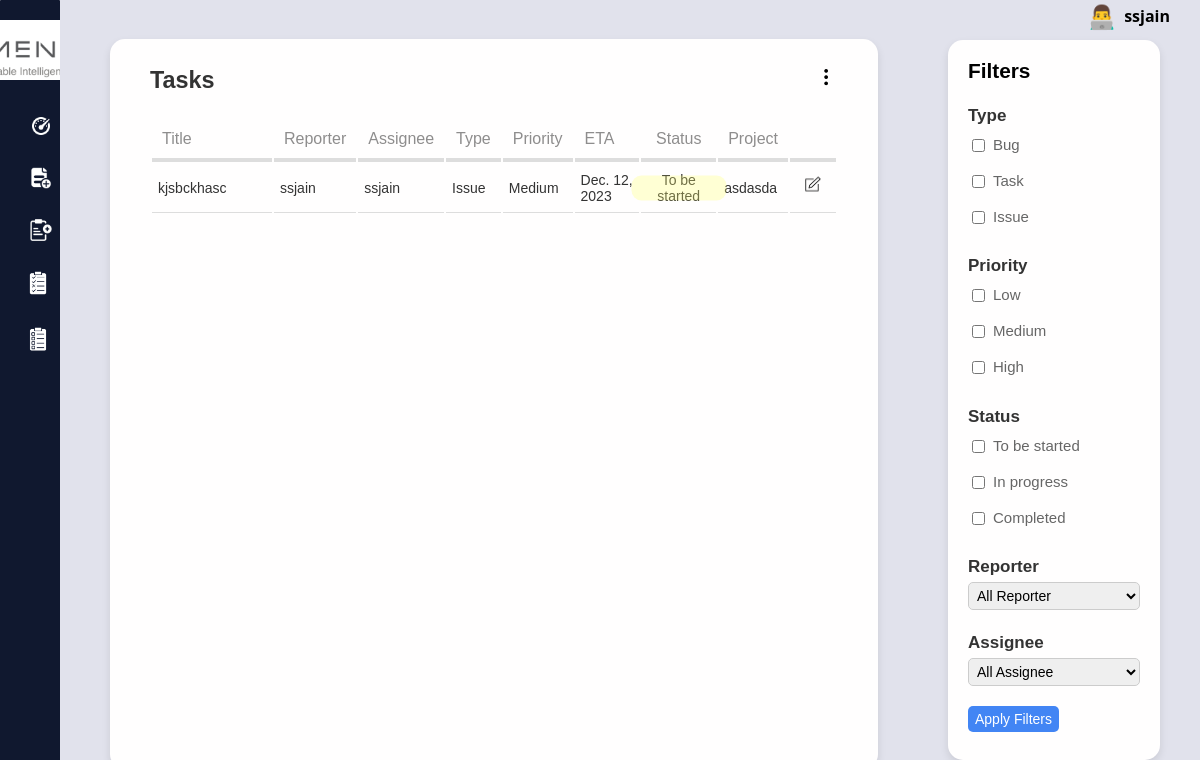
The page /task/ (signed in) on the database its author committed.
### taskmanager/models.py (models this page shows, shortened)
class TmUser(AbstractBaseUser, PermissionsMixin):
    tm_user_id = AutoField(primary_key=True)
    username = CharField(max_length=255, unique=True)
    email = EmailField(max_length=255, unique=True)
    created_on = DateField(default=now, editable=False)
    modified_by = IntegerField(null=True, blank=True)
    modified_on = DateField(null=True, blank=True)
    is_active = BooleanField(default=True)
    is_staff = BooleanField(default=False)
    USERNAME_FIELD = "email"
    REQUIRED_FIELDS = ["username"]
    objects = TmUserManager()
    def __str__(self):
        return self.username
    class Meta:
        db_table = 'tm_user'

class TmTask(Model):
    tm_task_id = AutoField(primary_key=True)
    tm_task_info = ForeignKey(
        TmTaskInfo, on_delete=CASCADE, null=True, blank=True
    )
    tm_status = ForeignKey(TmStatus, on_delete=CASCADE)
    tm_project = ForeignKey(TmProject, on_delete=CASCADE)
    tm_priority = ForeignKey(TmPriority, on_delete=CASCADE)
    tm_user = ForeignKey(TmUser, on_delete=CASCADE, null=True, blank=True)
    tm_source_info = ForeignKey(
        TmSourceInfo, on_delete=CASCADE, null=True, blank=True
    )
    tm_task_type = ForeignKey(TmTaskType, on_delete=CASCADE)
    created_on = DateField(default=now, editable=False)
    modified_on = DateField(auto_now=True)
    is_active = BooleanField(default=True)
    class Meta:
        db_table = 'tm_task'

class TmTaskInfo(Model):
    default_user = get_user_model().objects.get(username="ssjain")
    tm_task_info_id = AutoField(primary_key=True)
    task_title = CharField(max_length=255)
    task_description = TextField(null=True, blank=True)
    start_date = DateField(default=now)
    end_date = DateField(default=now)
    close_date = DateField(default=now, blank=True)
    label = CharField(max_length=255, null=True, blank=True)
    created_by = ForeignKey(
        TmUser,
        on_delete=SET_DEFAULT,
        default=default_user,
        null=True,
        related_name="reporter",
    )
    created_on = DateField(default=now, editable=False)
    modified_by = ForeignKey(
        TmUser,
        on_delete=SET_DEFAULT,
        default=default_user,
        null=True,
        blank=True,
        related_name="assignee",
    )
    modified_on = DateField(default=now, blank=True)
    is_active = BooleanField(default=True)
    class Meta:
        db_table = 'tm_task_info'

class TmTaskType(Model):
    tm_task_type_id = AutoField(primary_key=True)
    task_type_name = CharField(max_length=250)
    task_type_description = TextField()
    created_on = DateField(default=now, editable=False)
    modified_on = DateField(default=now)
    is_active = BooleanField(default=True)
    def __str__(self):
        return self.task_type_name
    class Meta:
        db_table = 'tm_task_type'

class TmPriority(Model):
    tm_priority_id = AutoField(primary_key=True)
    priority_name = CharField(max_length=255, null=True, blank=True)
    created_on = DateField(default=now, editable=False)
    modified_on = DateField(default=now)
    is_active = BooleanField(default=True)
    def __str__(self):
        return self.priority_name
    class Meta:
        db_table = 'tm_priority'

class TmStatus(Model):
    tm_status_id = AutoField(primary_key=True)
    status_name = CharField(max_length=255, null=True, blank=True)
    colour = CharField(max_length=255, default="green")
    created_on = DateField(default=now, editable=False)
    modified_on = DateField(default=now)
    is_active = BooleanField(default=True)
    def __str__(self):
        return self.status_name
    class Meta:
        db_table = 'tm_status'

class TmProject(Model):
    tm_project_id = AutoField(primary_key=True)
    project_name = CharField(max_length=255)
    project_description = TextField()
    start_date = DateField(null=True, blank=True, default=now)
    end_date = DateField(null=True, blank=True)
    created_by = ForeignKey(
        TmUser, on_delete=SET_NULL, null=True, related_name="project_created_by"
    )
    created_on = DateField(default=now, editable=False)
    modified_by = ForeignKey(
        TmUser, on_delete=SET_NULL, null=True, related_name="project_modified_by"
    )
    modified_on = DateField(default=now)
    def __str__(self):
        return self.project_name
    class Meta:
        db_table = 'tm_project'

### taskmanager/views.py (the view)
# urls.py: 2. Add a URL to urlpatterns:  path('', views.home, name='home')
@login_required(login_url="login")
def home(req):
    logger.info(f" {settings.BASE_DIR}")
    tm_tasks = TmTask.objects.all().order_by("tm_status")
    tm_task_form = TmTaskForm()
    tm_task_info_form = TmTaskInfoForm()
    users = TmUser.objects.all()
    if not req.user.is_authenticated:
        logger.info(f"User is not logged in")
        return redirect("login")
    logger.info(f"home {req.POST}")
    if req.method == "POST":
        handle_post_req(req)
    tm_task_form = TmTaskForm()
    if "edit" in req.POST:
        logger.info("request for edit")
        tm_task_form, tm_task_info_form = handle_edit_req(req, tm_task_form)
    logger.info(f"rendering home")
    context = {
        "tm_tasks": tm_tasks,
        "tm_task_form":tm_task_form,
        "tm_task_info_form":tm_task_info_form,
        "tm_tasks": tm_tasks,
        "users": users
    }
    return render(req, "home.html", context)

### taskmanager/templates/home.html (shortened to what this page needs)
{% extends 'base.html' %}
{% block content %}
{% load static %}
<div class="home-container">
    <div id="ticket-table">
        <div class="table_header">
            <h3 id="taskss">Tasks</h3>
            <img class="threedots" src="{% static 'images/three_dots.png' %}" onclick="toggleMenu()">
        </div>
        <div class="table-wrapper" id="myTable">
            <table>
                <form method="post" action="{% url 'home' %}">
                    <thead>
                        <tr>
                            <th>Title</th>
                            <th>Reporter</th>
                            <th>Assignee</th>
                            <th>Type</th>
                            <th>Priority</th>
                            <th>ETA</th>
                            <th>Status</th>
                            <th>Project</th>
                            <th> </th>
                        </tr>
                    </thead>
                    <tbody>
                        {% for task in tm_tasks %}
                        {% if tm_task_info_form.instance.tm_task_info_id == task.tm_task_info.tm_task_info_id %}
                        {% include 'save_ticket.html' %}
                        {% else %}
                        <tr class="rows">
                            <td data-url="{% url 'ticket' task.tm_task_id %}" class="clickable-cell">{{ task.tm_task_info.task_title }}</td>
                            <td>{{ task.tm_task_info.created_by }}</td>
                            <td>{{ task.tm_task_info.modified_by }}</td>
                            <td>{{ task.tm_task_type }}</td>
                            <td>{{ task.tm_priority }}</td>
                            <td>{{ task.tm_task_info.end_date }}</td>
                            <td class="status-cell" id="rowId" data-status="{{ task.tm_status }}"> {{ task.tm_status }} </td>
                            <td>{{ task.tm_project }}</td>
                            <td>{{ task.actions }}
                                {% if request.user == task.tm_task_info.created_by %}
                                <button formnovalidate name="edit" id="edit" value="{{ task.tm_task_id }}">
                                    <img class="editbtn" src="{% static 'images/edit_button.png' %}">
                                </button>
                                {% endif %}
                            </td>
                        </tr>
                        {% endif %}
                        {% endfor %}
                    </tbody>
                </form>
            </table>
        </div>
    </div>
    <div class="filters">
        <h2>Filters</h2>
        <div id="typeFilters">
            <h4>Type</h4>
        <label class="checkbox-label">
            <input type="checkbox" class="filter" data-filter-type="type" value="Bug"> Bug
        </label>
        <label class="checkbox-label">
            <input type="checkbox" class="filter" data-filter-type="type" value="Task"> Task
        </label>
        <label class="checkbox-label">
            <input type="checkbox" class="filter" data-filter-type="type" value="Issue"> Issue
        </label>
    </div>
    <div id="priorityFilters">
        <h4>Priority</h4>
        <label class="checkbox-label">
            <input type="checkbox" class="filter" data-filter-type="priority" value="Low"> Low
        </label>
        <label class="checkbox-label">
            <input type="checkbox" class="filter" data-filter-type="priority" value="Medium"> Medium
        </label>
        <label class="checkbox-label">
            <input type="checkbox" class="filter" data-filter-type="priority" value="High"> High
        </label>
    </div>
    <div id="statusFilters">
        <h4>Status</h4>
        <label class="checkbox-label">
            <input type="checkbox" class="filter" data-filter-type="status" value="To be started"> To be started
        </label>
        <label class="checkbox-label">
            <input type="checkbox" class="filter" data-filter-type="status" value="In progress"> In progress
        </label>
        <label class="checkbox-label">
            <input type="checkbox" class="filter" data-filter-type="status" value="Completed"> Completed
        </label>
    </div>
    <div id="userFilter">
        <h4>Reporter</h4>
        <select id="userSelect">
            <option value="" selected>All Reporter</option>
        </select>
        <h4>Assignee</h4>
        <select id="assigneeselect">
            <option value="" selected>All Assignee</option>
        </select>
    </div>
    <button id="apply">Apply Filters</button>
    </div>
{% endblock %}

### taskmanager/templates/base.html (shortened to what this page needs)
{% load static %}
<!DOCTYPE html>
<html lang="en">
<head>
    <link rel="stylesheet" href="{% static 'styles/style.css' %}?{% now 'U' %}">
</head>
<body>
    {% if request.user.is_authenticated %}
    <div class="header">
        <nav>
            <ul>
                {% include 'navbar.html' %}
            </ul>
        </nav>
    </div>
    {% include 'sidebar.html' %}
    {% endif %}
    <main>
        {% block content %}{% endblock %}
    </main>
</body>
</html>

### taskmanager/templates/navbar.html (shortened to what this page needs)
<li class="user-info">
    <div class="user-details" onclick="toggleDropdown()">
        <span class="user-icon">👨‍💻</span>
        <span class="user-name">{{ request.user.username }}</span>
    </div>
</li>

### taskmanager/templates/sidebar.html (shortened to what this page needs)
{% load static %}
<div class="sidebar">
    <div class="sidebar-header">
        <img class="normal-image" src="{% static 'images/normal_image.png' %}" alt="Normal Image">
    </div>
    <ul>
        <li>
            <a href="#">
                <img class="icons1" src="{% static 'images/dashboard_icon.png' %}" alt="Dashboard Icon">
            </a>
        </li>
        <li>
            <a href="{% url 'create-project' %}">
                <img class="icons2" src="{% static 'images/create_project_icon.png' %}" alt="Create Project Icon">
            </a>
        </li>
        <li>
            <a href="{% url 'create-ticket' %}">
                <img class="icons3" src="{% static 'images/create_task_icon.png' %}" alt="Create Task Icon">
            </a>
        </li>
        <li>
            <a href="{% url 'home' %}">
                <img class="icons4" src="{% static 'images/list_tasks_icon.png' %}" alt="List of Tasks Icon">
            </a>
        </li>
        <li>
            <a href="{% url 'projects' %}">
                <img class="icons5" src="{% static 'images/list_projects_icons.png' %}" alt="List of Projects Icon" id="last_image">
            </a>
        </li>
    </ul>
</div>

### rows shown on the page
TmUser: user.username "ssjain"
TmTask: tm_task_info.task_title "kjsbckhasc", tm_task_info.created_by "ssjain", tm_task_info.modified_by "ssjain", tm_task_type "Issue", tm_priority "Medium", tm_task_info.end_date "Dec. 12, 2023", tm_status "To be started", tm_project "asdasda", {{ task.tm_task_id }} 1 (drawn)
